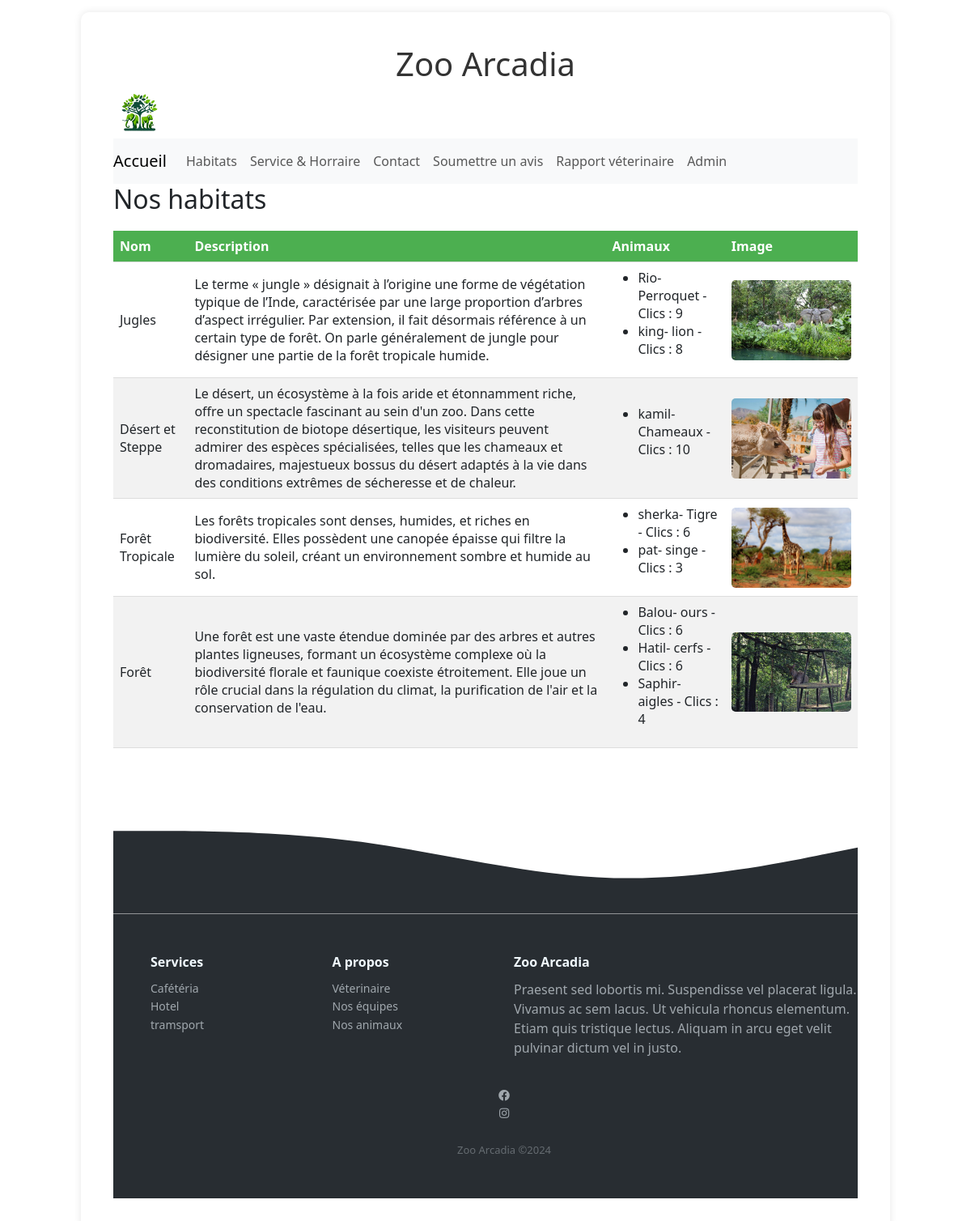
/habitat/, run on an earlier commit of the app's database.
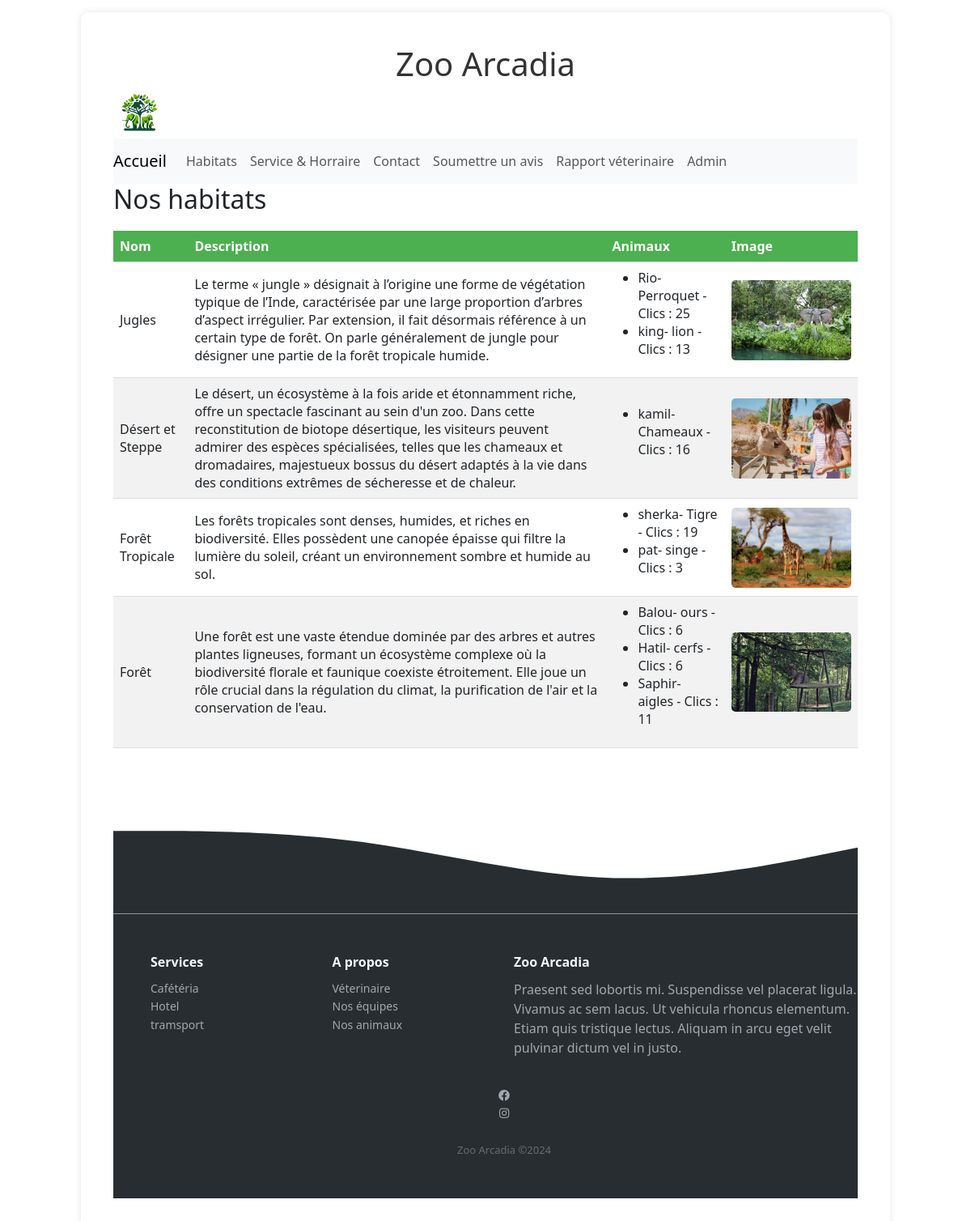
And on a later commit of the database.
### liste/models.py (models this page shows, shortened)
class Animal(models.Model):
    prenom = models.CharField(max_length=50)
    etat = models.CharField(max_length=50)
    habitat = models.ForeignKey(Habitat, related_name='animaux', on_delete=models.CASCADE)
    race = models.ForeignKey(Race, related_name='animaux', on_delete=models.SET_NULL, null=True, default=1)
    image = models.ImageField(upload_to='animals/', verbose_name=_("Image de l'animal"))
    clics = models.IntegerField(default=0)  # Champ pour les cliques sur l'animal

class Race(models.Model):
    label = models.CharField(max_length=50)

### liste/views.py (the view)
# urls.py: path('habitat/', views.habitat, name='habitat'),
def habitat(request):
    habitats = Habitat.objects.prefetch_related('animaux', 'images').all()# Préchargez les animaux et les images associées
    context = {'habitats': habitats}
    return render(request, 'liste/habitat.html', context)

### liste/templates/liste/habitat.html (shortened to what the changed rows need)
{% load static %}
<html lang="fr">
  <head>
    <link
      rel="stylesheet"
      href="https://cdnjs.cloudflare.com/ajax/libs/font-awesome/5.15.3/css/all.min.css"
    />
    <link
      href="https://cdn.jsdelivr.net/npm/bootstrap@5.3.2/dist/css/bootstrap.min.css"
      rel="stylesheet"
    />
    <link
      rel="stylesheet"
      rel="stylesheet"
      href="{% static 'liste/style.css' %}"
    />
  </head>
  <body>
    <div class="main-content">
    <div class="h1-container">
      <h1>Zoo Arcadia</h1>
    </div>
      <header>
  </head>
  <body>
    <h2>Nos habitats</h2>
<table>
    <thead>
        <tr>
            <th>Nom</th>
            <th>Description</th>
            <th>Animaux</th>
            <th>Image</th>
        </tr>
    </thead>
    <tbody>
        {% for habitat in habitats %}
        <tr>
            <td>{{ habitat.nom }}</td>
            <td>{{ habitat.description }}</td>
            <td>
                {% if habitat.animaux.exists %}
                <ul>
                    {% for animal in habitat.animaux.all %}
                    <li>
                        <span class="animal-name"onmouseover="showImage(this)"
                        onmouseout="hideImage(this)" onclick="incrementClick({{ animal.id }})">
                            {{ animal.prenom }}- {{ animal.race.label }} - Clics : <span id="clicks-count-{{ animal.id }}">{{ animal.clics }}</span>
                        </span>
                    </li>
                    {% endfor %}
                </ul>
                {% else %}
                <p>Aucun animal dans cet habitat.</p>
                {% endif %}
            </td>
            <td>
                {% if habitat.images.exists %}
                <img src="{{ habitat.images.first.image_data.url }}" alt="Image of {{ habitat.nom }}" style="width: 100%; max-width: 700px; height: auto;">
                {% else %}
                <p>Pas d'image disponible.</p>
                {% endif %}
            </td>
        </tr>
        {% endfor %}
    </tbody>
</table>
</div>
</body>
</html>

What changed in the data, as far as the page shows it:
changed Animal "Rio": clics "9" → "25"
changed Animal "king": clics "8" → "13"
changed Animal "kamil": clics "10" → "16"
changed Animal "sherka": clics "6" → "19"
changed Animal "Saphir": clics "4" → "11"
